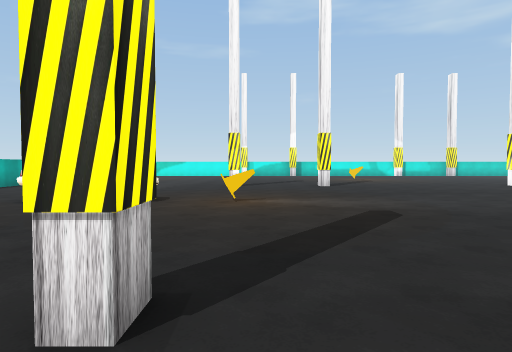
View 1 (above)

24 first-person views from a walk through a 3-D level made in the Unity game engine. The camera is 1.5 m above the floor, tilts 2° down and sees 75° across. The floor is counted in squares, 2 m on a side. Each view is taken from the middle of a square. On the plan, view 1 faces up. The plan holds only what a view shows up to about 11 squares ahead; the rest is blank. The place goes on beyond the plan. Some surface patterns are stand-ins.

View 2
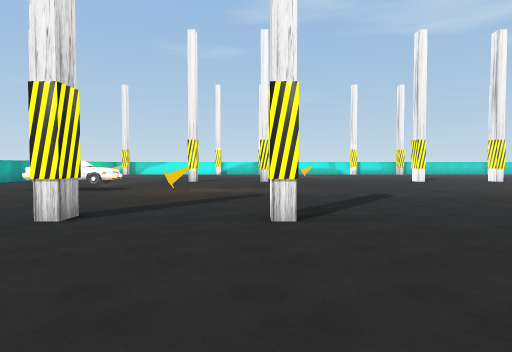

View 3
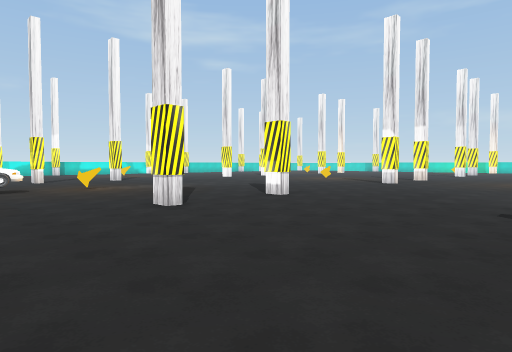

View 4
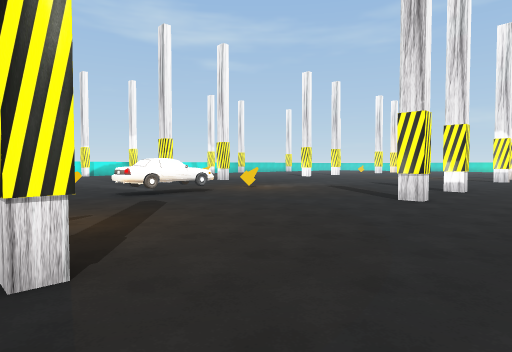

View 5
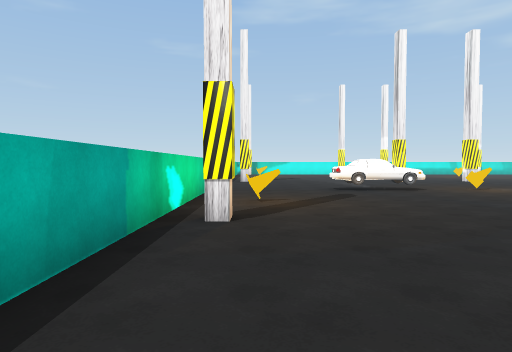

View 6
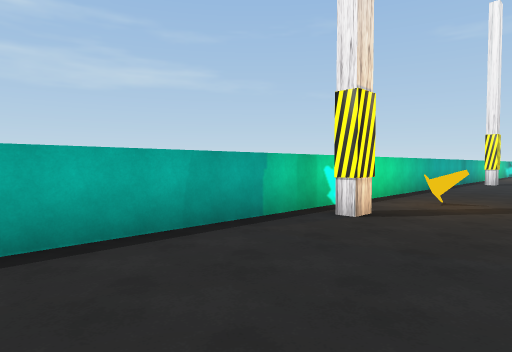

View 7
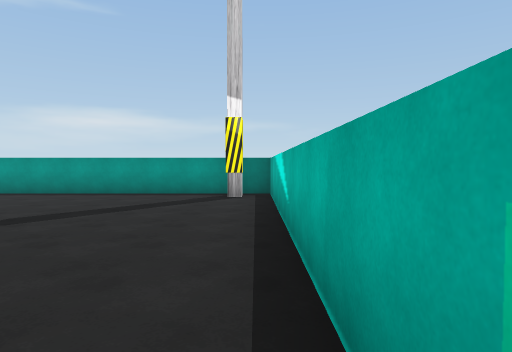

View 8
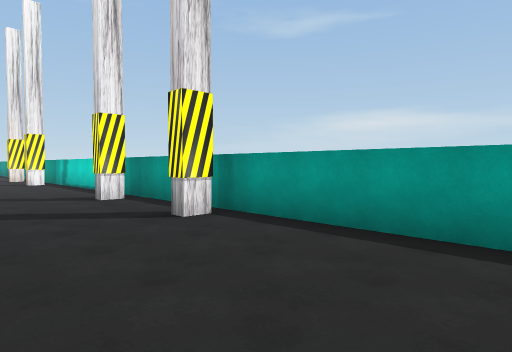

View 9
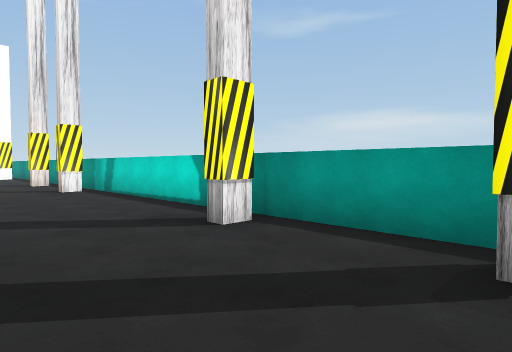

View 10
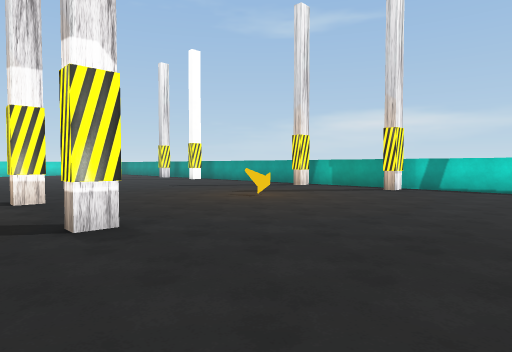

View 11
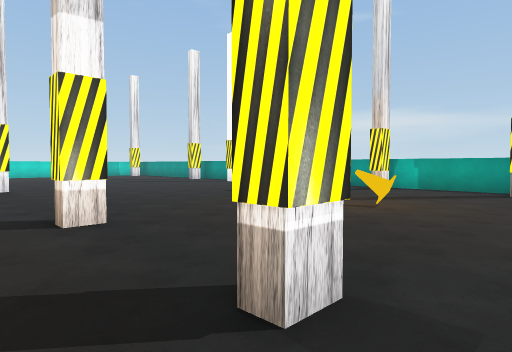

View 12
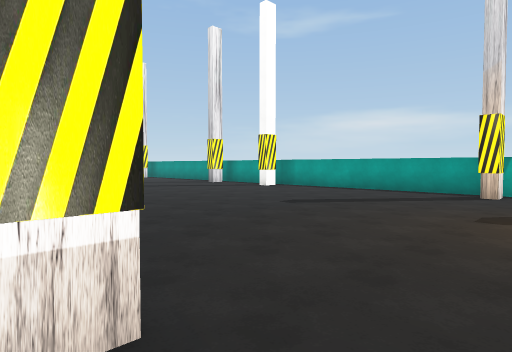

View 13
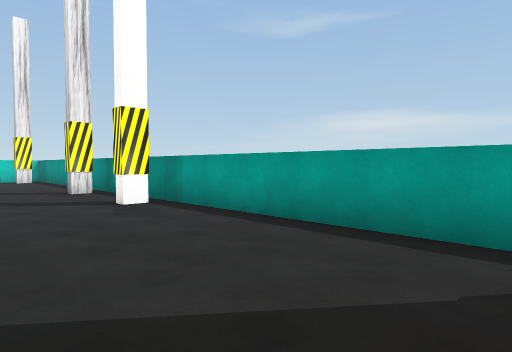

View 14
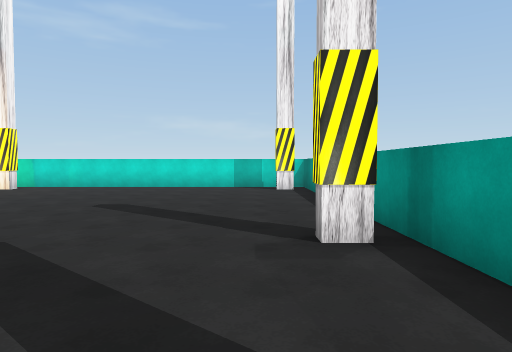

View 15
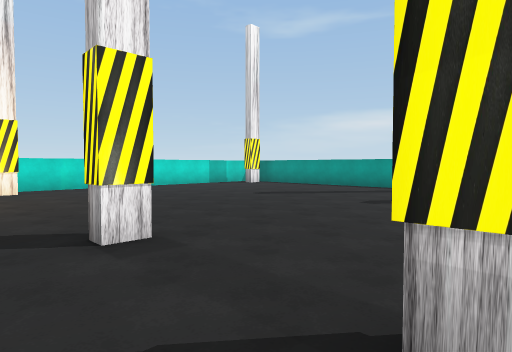

View 16
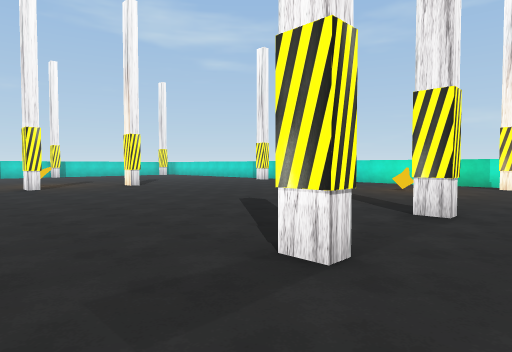

View 17
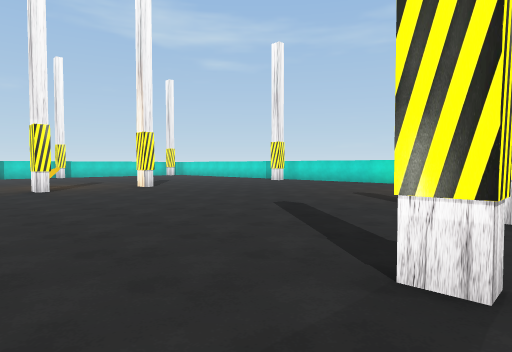

View 18
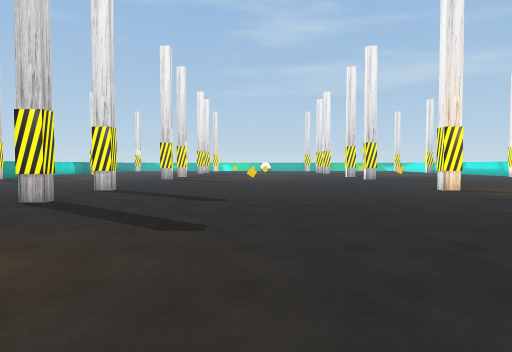

View 19
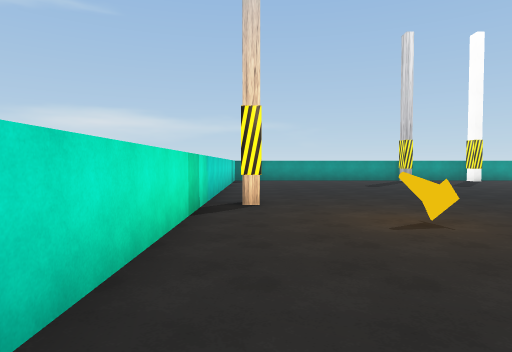

View 20
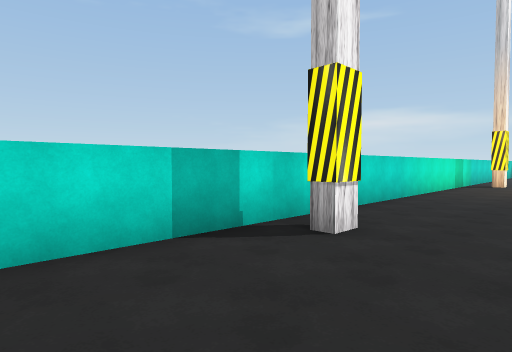

View 21
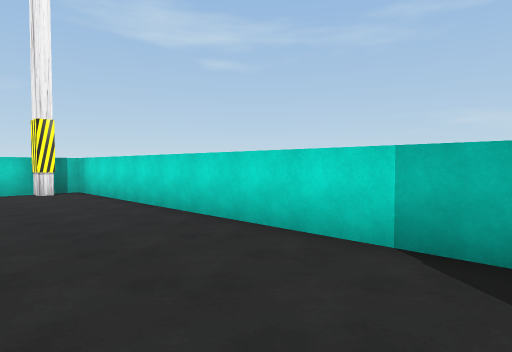

View 22
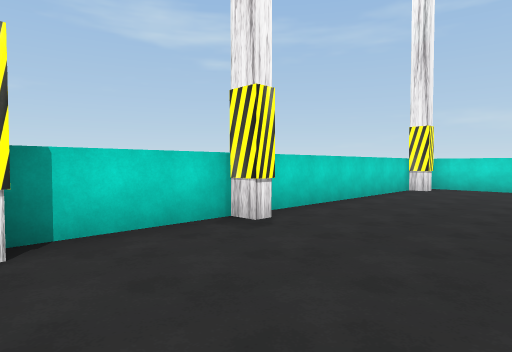

View 23
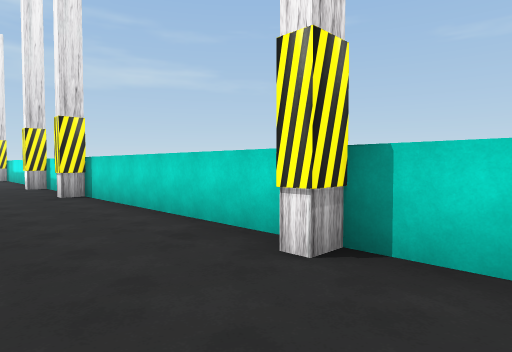

View 24
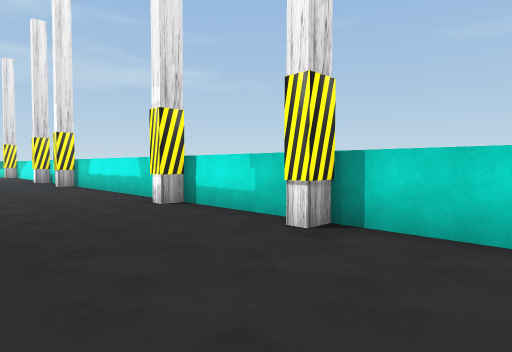

### Floor plan
Points are (right, up) in squares from view 1. A wall is a line through its corners. A room is listed if a view was taken in it or the views show most of it. See-through windows are left out.
Room 1 (views 1, 2, 3, 4, 5, 6, 7, 8, 9, 10, 11, 12, 13, 14, 15, 16, 17, 18, 19, 20, 21, 22, 23, 24)
walls: (9, 1.2) (9, 1.9) (9.4, 1.9); (12.4, 1.2) (12.4, 1.9) (12.8, 1.9); (2.6, 1.3) (2.2, 1.3) (2.2, 1.9); (19.5, 2) (19.5, 1.3) (19.1, 1.3) (19.1, 1.9); (19.5, 12) (19.5, 11.4) (19.1, 11.4) (19.1, 12); (-0.6, 1.9) (-0.6, 1.3) (-0.9, 1.3) (-0.9, 1.9); (22.2, 1.9) (22.5, 1.9) (22.5, 1.3) (22.2, 1.3) (22.2, 1.9); (9, -7.2) (9, -6.6) (9.4, -6.6); (12.4, -7.2) (12.4, -6.6) (12.8, -6.6); (8.1, 21.7) (3.1, 21.7); (12, 21.7) (9.3, 21.7) (9.3, 21.2) (8.9, 21.2); (2.2, -7.2) (2.2, -6.6) (2.6, -6.6); (19.1, -7.2) (19.1, -6.6) (19.5, -6.6); (18.8, 21.7) (12.7, 21.7) (12.7, 21.2) (12.2, 21.2); (-0.9, -7.2) (-0.9, -6.6) (-0.5, -6.6); (-7.3, 1.9) (-7.3, 1.3) (-7.8, 1.3); (-8.4, 9.1) (-8.4, -7.6) (24, -7.6); (22.2, -7.2) (22.2, -6.6) (22.6, -6.6); (22.6, 21.2) (22.2, 21.2) (22.2, 21.7) (19.5, 21.7) (19.5, 21.2) (19, 21.2); (28.9, 11.2) (28.9, 11.9) (29.4, 11.9); (28.9, 1.2) (28.9, 1.9) (29.4, 1.9); (-7.8, -6.6) (-7.2, -6.6); (27.8, -7.6) (30, -7.6) (30, 21.7) (29.4, 21.7); (28.9, -7.2) (28.9, -6.6); (29.4, 21.2) (28.9, 21.2) (28.9, 21.7) (23, 21.7)
objects: other object (-7, 4); other object (-4, 7) to (-2, 7); other object (0, 7); other object (11, -3); other object (20, 14); other object (27, 4)

Where each view was taken, in squares from view 1:
view 1: 0 up, 0 right, facing up
view 2: 3 down, 2 right, facing up
view 3: 4 down, 4 left, facing up-right
view 4: 1 down, 8 left, facing up-right
view 5: 3 down, 7 left, facing up
view 6: 3 down, 5 left, facing up-left
view 7: 1 up, 8 left, facing down
view 8: 4 down, 5 left, facing down-right
view 9: 4 down, 1 left, facing down-right
view 10: 3 up, 5 right, facing down-right
view 11: 3 up, 8 right, facing down-right
view 12: 2 up, 11 right, facing down-right
view 13: 4 down, 13 right, facing down-right
view 14: 6 down, 19 right, facing right
view 15: 3 up, 19 right, facing down-right
view 16: 0 up, 17 right, facing up-right
view 17: 1 up, 17 right, facing up-right
view 18: 6 up, 29 right, facing left
view 19: 8 up, 29 right, facing down
view 20: 15 up, 27 right, facing down-right
view 21: 12 up, 27 right, facing up-right
view 22: 18 up, 19 right, facing up-right
view 23: 19 up, 21 right, facing up-left
view 24: 18 up, 15 right, facing up-left
